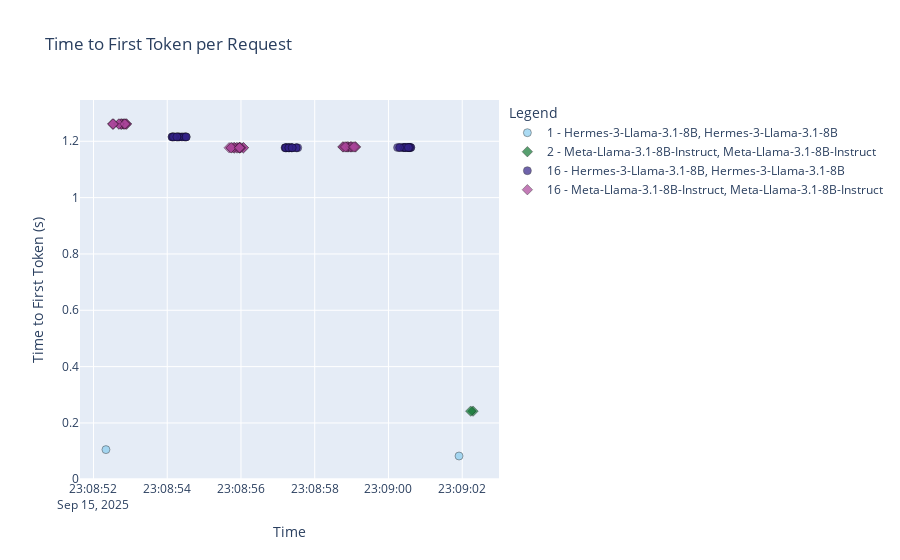

Here is the notebook cell this chart was saved with:
### Code cell
plot_ttft_scatter(df_test1)

### Figure 1 — Plotly figure (JSON) as saved in the notebook; plotly's stock layout.template omitted (floating-point values rounded to 4 significant figures)
{"data": [{"customdata": [["1", "Hermes-3-Llama-3.1-8B"], ["1", "Hermes-3-Llama-3.1-8B"]], "hovertemplate": "Batch Size - Model=1 - Hermes-3-Llama-3.1-8B<br>Model=%{customdata[1]}<br>Time=%{x}<br>Time to First Token (s)=%{y}<br>Batch Size=%{customdata[0]}<extra></extra>", "legendgroup": "1 - Hermes-3-Llama-3.1-8B, Hermes-3-Llama-3.1-8B", "marker": {"color": "rgb(136, 204, 238)", "line": {"color": "black", "width": 0.5}, "opacity": 0.7, "size": 8, "symbol": "circle"}, "mode": "markers", "name": "1 - Hermes-3-Llama-3.1-8B, Hermes-3-Llama-3.1-8B", "orientation": "v", "showlegend": true, "type": "scatter", "x": ["2025-09-15T23:08:52.338564", "2025-09-15T23:09:01.913288"], "xaxis": "x", "y": [0.1053, 0.08266], "yaxis": "y"}, {"customdata": [["2", "Meta-Llama-3.1-8B-Instruct"], ["2", "Meta-Llama-3.1-8B-Instruct"]], "hovertemplate": "Batch Size - Model=2 - Meta-Llama-3.1-8B-Instruct<br>Model=%{customdata[1]}<br>Time=%{x}<br>Time to First Token (s)=%{y}<br>Batch Size=%{customdata[0]}<extra></extra>", "legendgroup": "2 - Meta-Llama-3.1-8B-Instruct, Meta-Llama-3.1-8B-Instruct", "marker": {"color": "rgb(17, 119, 51)", "line": {"color": "black", "width": 0.5}, "opacity": 0.7, "size": 8, "symbol": "diamond"}, "mode": "markers", "name": "2 - Meta-Llama-3.1-8B-Instruct, Meta-Llama-3.1-8B-Instruct", "orientation": "v", "showlegend": true, "type": "scatter", "x": ["2025-09-15T23:09:02.293873", "2025-09-15T23:09:02.230547"], "xaxis": "x", "y": [0.2419, 0.2419], "yaxis": "y"}, {"customdata": [["16", "Hermes-3-Llama-3.1-8B"], ["16", "Hermes-3-Llama-3.1-8B"], ["16", "Hermes-3-Llama-3.1-8B"], ["16", "Hermes-3-Llama-3.1-8B"], ["16", "Hermes-3-Llama-3.1-8B"], ["16", "Hermes-3-Llama-3.1-8B"], ["16", "Hermes-3-Llama-3.1-8B"], ["16", "Hermes-3-Llama-3.1-8B"], ["16", "Hermes-3-Llama-3.1-8B"], ["16", "Hermes-3-Llama-3.1-8B"], ["16", "Hermes-3-Llama-3.1-8B"], ["16", "Hermes-3-Llama-3.1-8B"], ["16", "Hermes-3-Llama-3.1-8B"], ["16", "Hermes-3-Llama-3.1-8B"], ["16", "Hermes-3-Llama-3.1-8B"], ["16", "Hermes-3-Llama-3.1-8B"], ["16", "Hermes-3-Llama-3.1-8B"], ["16", "Hermes-3-Llama-3.1-8B"], ["16", "Hermes-3-Llama-3.1-8B"], ["16", "Hermes-3-Llama-3.1-8B"], ["16", "Hermes-3-Llama-3.1-8B"], ["16", "Hermes-3-Llama-3.1-8B"], ["16", "Hermes-3-Llama-3.1-8B"], ["16", "Hermes-3-Llama-3.1-8B"], ["16", "Hermes-3-Llama-3.1-8B"], ["16", "Hermes-3-Llama-3.1-8B"], ["16", "Hermes-3-Llama-3.1-8B"], ["16", "Hermes-3-Llama-3.1-8B"], ["16", "Hermes-3-Llama-3.1-8B"], ["16", "Hermes-3-Llama-3.1-8B"], ["16", "Hermes-3-Llama-3.1-8B"], ["16", "Hermes-3-Llama-3.1-8B"], ["16", "Hermes-3-Llama-3.1-8B"], ["16", "Hermes-3-Llama-3.1-8B"], ["16", "Hermes-3-Llama-3.1-8B"], ["16", "Hermes-3-Llama-3.1-8B"], ["16", "Hermes-3-Llama-3.1-8B"], ["16", "Hermes-3-Llama-3.1-8B"], ["16", "Hermes-3-Llama-3.1-8B"], ["16", "Hermes-3-Llama-3.1-8B"], ["16", "Hermes-3-Llama-3.1-8B"], ["16", "Hermes-3-Llama-3.1-8B"], ["16", "Hermes-3-Llama-3.1-8B"], ["16", "Hermes-3-Llama-3.1-8B"], ["16", "Hermes-3-Llama-3.1-8B"], ["16", "Hermes-3-Llama-3.1-8B"], ["16", "Hermes-3-Llama-3.1-8B"], ["16", "Hermes-3-Llama-3.1-8B"]], "hovertemplate": "Batch Size - Model=16 - Hermes-3-Llama-3.1-8B<br>Model=%{customdata[1]}<br>Time=%{x}<br>Time to First Token (s)=%{y}<br>Batch Size=%{customdata[0]}<extra></extra>", "legendgroup": "16 - Hermes-3-Llama-3.1-8B, Hermes-3-Llama-3.1-8B", "marker": {"color": "rgb(51, 34, 136)", "line": {"color": "black", "width": 0.5}, "opacity": 0.7, "size": 8, "symbol": "circle"}, "mode": "markers", "name": "16 - Hermes-3-Llama-3.1-8B, Hermes-3-Llama-3.1-8B", "orientation": "v", "showlegend": true, "type": "scatter", "x": ["2025-09-15T23:08:54.488646", "2025-09-15T23:08:54.132479", "2025-09-15T23:08:54.157413", "2025-09-15T23:08:54.514785", "2025-09-15T23:08:54.132016", "2025-09-15T23:08:54.320907", "2025-09-15T23:08:54.388611", "2025-09-15T23:08:54.423872", "2025-09-15T23:08:54.471481", "2025-09-15T23:08:54.284929", "2025-09-15T23:08:54.318224", "2025-09-15T23:08:54.513592", "2025-09-15T23:08:54.260077", "2025-09-15T23:08:54.201236", "2025-09-15T23:08:54.165756", "2025-09-15T23:08:54.262068", "2025-09-15T23:08:57.247915", "2025-09-15T23:08:57.500643", "2025-09-15T23:08:57.236479", "2025-09-15T23:08:57.318803", "2025-09-15T23:08:57.368526", "2025-09-15T23:08:57.194721", "2025-09-15T23:08:57.305076", "2025-09-15T23:08:57.376357", "2025-09-15T23:08:57.207169", "2025-09-15T23:08:57.288610", "2025-09-15T23:08:57.385590", "2025-09-15T23:08:57.540086", "2025-09-15T23:08:57.217230", "2025-09-15T23:08:57.495194", "2025-09-15T23:08:57.300208", "2025-09-15T23:08:57.389227", "2025-09-15T23:09:00.413471", "2025-09-15T23:09:00.467752", "2025-09-15T23:09:00.563117", "2025-09-15T23:09:00.544918", "2025-09-15T23:09:00.606453", "2025-09-15T23:09:00.564733", "2025-09-15T23:09:00.513718", "2025-09-15T23:09:00.600357", "2025-09-15T23:09:00.320571", "2025-09-15T23:09:00.569970", "2025-09-15T23:09:00.412774", "2025-09-15T23:09:00.417376", "2025-09-15T23:09:00.466250", "2025-09-15T23:09:00.246941", "2025-09-15T23:09:00.540999", "2025-09-15T23:09:00.304192"], "xaxis": "x", "y": [1.216, 1.216, 1.216, 1.216, 1.216, 1.216, 1.216, 1.216, 1.216, 1.216, 1.216, 1.216, 1.216, 1.216, 1.216, 1.216, 1.177, 1.177, 1.177, 1.177, 1.177, 1.177, 1.177, 1.177, 1.177, 1.177, 1.177, 1.177, 1.177, 1.177, 1.177, 1.177, 1.178, 1.178, 1.178, 1.178, 1.178, 1.178, 1.178, 1.178, 1.178, 1.178, 1.178, 1.178, 1.178, 1.178, 1.178, 1.178], "yaxis": "y"}, {"customdata": [["16", "Meta-Llama-3.1-8B-Instruct"], ["16", "Meta-Llama-3.1-8B-Instruct"], ["16", "Meta-Llama-3.1-8B-Instruct"], ["16", "Meta-Llama-3.1-8B-Instruct"], ["16", "Meta-Llama-3.1-8B-Instruct"], ["16", "Meta-Llama-3.1-8B-Instruct"], ["16", "Meta-Llama-3.1-8B-Instruct"], ["16", "Meta-Llama-3.1-8B-Instruct"], ["16", "Meta-Llama-3.1-8B-Instruct"], ["16", "Meta-Llama-3.1-8B-Instruct"], ["16", "Meta-Llama-3.1-8B-Instruct"], ["16", "Meta-Llama-3.1-8B-Instruct"], ["16", "Meta-Llama-3.1-8B-Instruct"], ["16", "Meta-Llama-3.1-8B-Instruct"], ["16", "Meta-Llama-3.1-8B-Instruct"], ["16", "Meta-Llama-3.1-8B-Instruct"], ["16", "Meta-Llama-3.1-8B-Instruct"], ["16", "Meta-Llama-3.1-8B-Instruct"], ["16", "Meta-Llama-3.1-8B-Instruct"], ["16", "Meta-Llama-3.1-8B-Instruct"], ["16", "Meta-Llama-3.1-8B-Instruct"], ["16", "Meta-Llama-3.1-8B-Instruct"], ["16", "Meta-Llama-3.1-8B-Instruct"], ["16", "Meta-Llama-3.1-8B-Instruct"], ["16", "Meta-Llama-3.1-8B-Instruct"], ["16", "Meta-Llama-3.1-8B-Instruct"], ["16", "Meta-Llama-3.1-8B-Instruct"], ["16", "Meta-Llama-3.1-8B-Instruct"], ["16", "Meta-Llama-3.1-8B-Instruct"], ["16", "Meta-Llama-3.1-8B-Instruct"], ["16", "Meta-Llama-3.1-8B-Instruct"], ["16", "Meta-Llama-3.1-8B-Instruct"], ["16", "Meta-Llama-3.1-8B-Instruct"], ["16", "Meta-Llama-3.1-8B-Instruct"], ["16", "Meta-Llama-3.1-8B-Instruct"], ["16", "Meta-Llama-3.1-8B-Instruct"], ["16", "Meta-Llama-3.1-8B-Instruct"], ["16", "Meta-Llama-3.1-8B-Instruct"], ["16", "Meta-Llama-3.1-8B-Instruct"], ["16", "Meta-Llama-3.1-8B-Instruct"], ["16", "Meta-Llama-3.1-8B-Instruct"], ["16", "Meta-Llama-3.1-8B-Instruct"], ["16", "Meta-Llama-3.1-8B-Instruct"], ["16", "Meta-Llama-3.1-8B-Instruct"], ["16", "Meta-Llama-3.1-8B-Instruct"], ["16", "Meta-Llama-3.1-8B-Instruct"], ["16", "Meta-Llama-3.1-8B-Instruct"], ["16", "Meta-Llama-3.1-8B-Instruct"]], "hovertemplate": "Batch Size - Model=16 - Meta-Llama-3.1-8B-Instruct<br>Model=%{customdata[1]}<br>Time=%{x}<br>Time to First Token (s)=%{y}<br>Batch Size=%{customdata[0]}<extra></extra>", "legendgroup": "16 - Meta-Llama-3.1-8B-Instruct, Meta-Llama-3.1-8B-Instruct", "marker": {"color": "rgb(170, 68, 153)", "line": {"color": "black", "width": 0.5}, "opacity": 0.7, "size": 8, "symbol": "diamond"}, "mode": "markers", "name": "16 - Meta-Llama-3.1-8B-Instruct, Meta-Llama-3.1-8B-Instruct", "orientation": "v", "showlegend": true, "type": "scatter", "x": ["2025-09-15T23:08:52.900475", "2025-09-15T23:08:52.772560", "2025-09-15T23:08:52.813766", "2025-09-15T23:08:52.761845", "2025-09-15T23:08:52.740216", "2025-09-15T23:08:52.758743", "2025-09-15T23:08:52.828378", "2025-09-15T23:08:52.878098", "2025-09-15T23:08:52.887578", "2025-09-15T23:08:52.833067", "2025-09-15T23:08:52.517464", "2025-09-15T23:08:52.685064", "2025-09-15T23:08:52.695660", "2025-09-15T23:08:52.853262", "2025-09-15T23:08:52.545830", "2025-09-15T23:08:52.528754", "2025-09-15T23:08:55.964025", "2025-09-15T23:08:55.817653", "2025-09-15T23:08:55.948632", "2025-09-15T23:08:56.062154", "2025-09-15T23:08:55.900259", "2025-09-15T23:08:55.880635", "2025-09-15T23:08:55.679291", "2025-09-15T23:08:56.067680", "2025-09-15T23:08:55.826456", "2025-09-15T23:08:55.967818", "2025-09-15T23:08:55.787439", "2025-09-15T23:08:55.738683", "2025-09-15T23:08:55.732024", "2025-09-15T23:08:55.995006", "2025-09-15T23:08:55.968650", "2025-09-15T23:08:55.955536", "2025-09-15T23:08:58.909823", "2025-09-15T23:08:58.899768", "2025-09-15T23:08:58.855323", "2025-09-15T23:08:58.763286", "2025-09-15T23:08:58.888856", "2025-09-15T23:08:58.990269", "2025-09-15T23:08:58.769247", "2025-09-15T23:08:59.102418", "2025-09-15T23:08:59.105983", "2025-09-15T23:08:58.970899", "2025-09-15T23:08:58.965275", "2025-09-15T23:08:59.003955", "2025-09-15T23:08:58.811867", "2025-09-15T23:08:58.840657", "2025-09-15T23:08:59.042104", "2025-09-15T23:08:59.075501"], "xaxis": "x", "y": [1.261, 1.261, 1.261, 1.261, 1.261, 1.261, 1.261, 1.261, 1.261, 1.261, 1.261, 1.261, 1.261, 1.261, 1.261, 1.261, 1.177, 1.177, 1.177, 1.177, 1.177, 1.177, 1.177, 1.177, 1.177, 1.177, 1.177, 1.177, 1.177, 1.177, 1.177, 1.177, 1.18, 1.18, 1.18, 1.18, 1.18, 1.18, 1.18, 1.18, 1.18, 1.18, 1.18, 1.18, 1.18, 1.18, 1.18, 1.18], "yaxis": "y"}], "layout": {"legend": {"groupclick": "toggleitem", "title": {"text": "Legend"}, "tracegroupgap": 0}, "title": {"text": "Time to First Token per Request"}, "xaxis": {"anchor": "y", "domain": [0, 1], "title": {"text": "Time"}}, "yaxis": {"anchor": "x", "domain": [0, 1], "title": {"text": "Time to First Token (s)"}}}}
